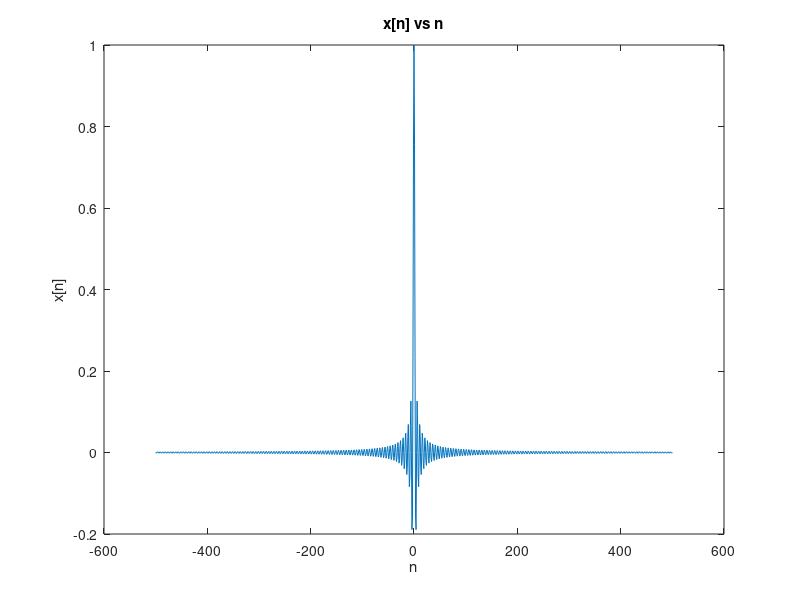
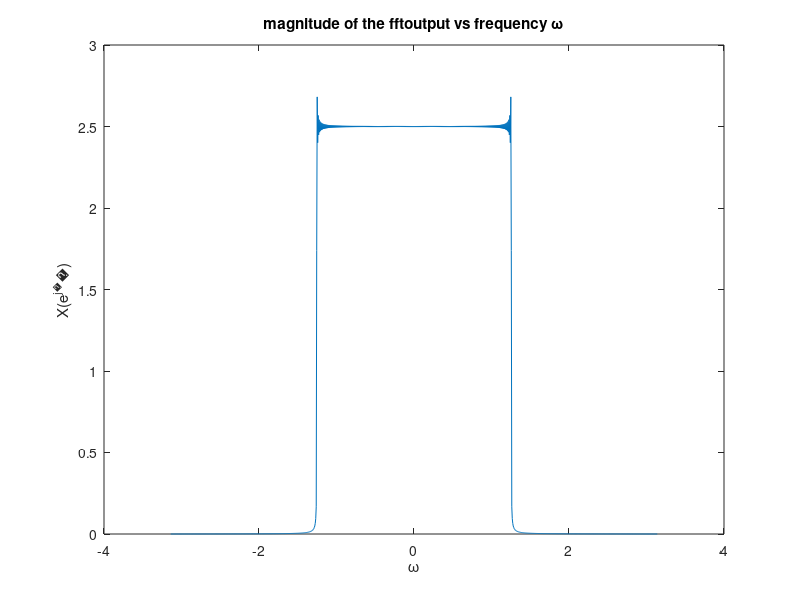

The MATLAB script that drew these images, in order: (Note: this script raises an error after producing the figures.)
clear all; clc;

%%(a)
T = 100;
N = 1001;
N1 = (N - 1) / 2;
Ts = T / N1;
left = -500;
right = 500;
n = (left : right); %define range
x_n = sin(2 * pi * n * Ts) ./ (2 * pi * n * Ts);
x_n(right + 1) = 1;
figure
plot(n, x_n), xlabel('n'), ylabel('x[n]'), title('x[n] vs n');

%%(b)
X = fft(x_n);
abs_X = abs(X); %complex to abs value(magnitude)
ans = fftshift(abs_X);
figure
plot(2 * n * pi / N, ans), xlabel('ω'), ylabel('X(e^j^ω)'), title('magnitude of the fftoutput vs frequency ω');

%%(c)
func(x_n, n, left, right, N);

%%(d)
Tw = T / 2;
w_n = zeros(N);
w_n = (1 + cos(2 * pi * abs(n * Ts) / Tw)) / 2;
w_n(n < -(Tw / (2 * Ts))) = 0;
w_n(n > (Tw / (2 * Ts))) = 0;
figure
plot(n, w_n), xlabel('n'), ylabel('w[n]'), title('w[n] vs n');

%%(e)
y_n = x_n .* w_n; %DT multiplication
figure
plot(n, y_n), xlabel('n'), ylabel('y[n]'), title('y[n] vs n');

%%(f)
Y = fft(y_n);
abs_Y = abs(Y);
Y_ans = fftshift(abs_Y);
figure
plot(2 * pi * n / N, Y_ans), xlabel('ω'), ylabel('Y(e^j^ω)'), title('magnitude of the fft output vs frequency ω');

%%(c)'s function
function[] = func(x_n, n, left, right, N)
a = zeros(N);
for idx = 1 : N
    for idy = 1 : N
        a(idx) = a(idx) + x_n(idy) * exp(-1j * idx * 2 * pi * idy / N); %compute Xk
    end
end
b = abs(a);
c = zeros(right - left + 1);
for i = 1 : right + 1
    c(i) = b(right + i);
end
for i = 1 : right
    c(right + 1 + i) = b(i); 
end
figure
plot(2 * pi * n / N, c), xlabel('ω'), ylabel('X_k(e^j^ω)'), title('magnitude of X_k(e^j^ω) vs frequency ω');
end

